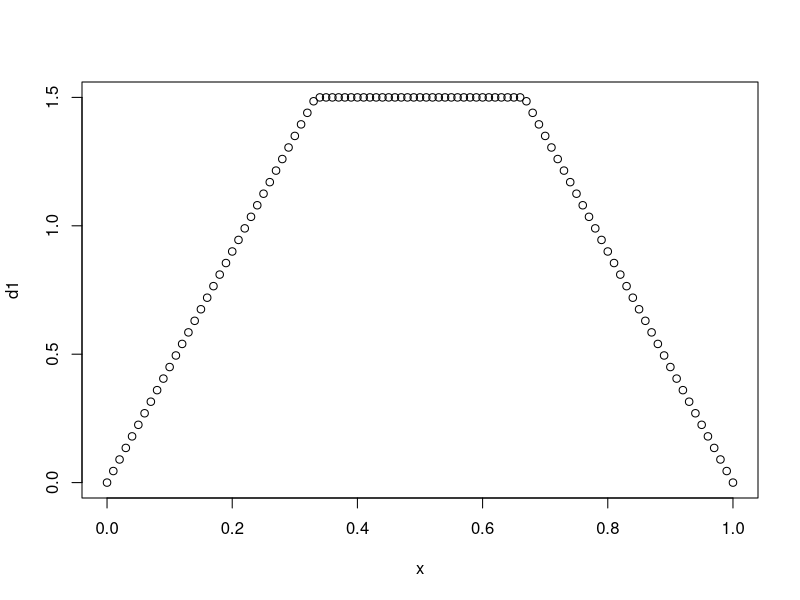

The R source for this figure:
dtrapezoid <- function(x, min = 0, mode1 = 1/3, mode2 = 2/3, max = 1, n1 = 2, 
		n3 = 2, alpha = 1)
{
	
	# Test parameters are well-formed
	max.length <- max(length(x), length(min), length(mode1), length(mode2), 
			length(max), length(n1), length(n3), length(alpha))
	
	parameters <- matrix(nrow = max.length, ncol = 8)
	tryCatch(
			{
				parameters[,1] <- x
				parameters[,2] <- min
				parameters[,3] <- mode1
				parameters[,4] <- mode2
				parameters[,5] <- max
				parameters[,6] <- n1
				parameters[,7] <- n3
				parameters[,8] <- alpha
			}, error = function(X) {
				stop(paste(" -- Aruments min, mode1, mode1, max, n1, n3, and alpha
										must be of equal length", sep=""))
			})
	
	# Function to calculate density
	dFunction <- function(x, a, b, c, d, m, n, alpha)
	{
		normalizing.constant <- 
				(2 * m * n) /
				((2 * alpha * (b - a) * n) + 
					((alpha + 1) * (c - b) * m * n) +
					(2 * (d - c) * m))
		
		if (a <= x & x < b)
		{
			normalizing.constant * 
					alpha * ((x - a) / (b - a))^(m - 1)
		} else if (b <= x & x < c)
		{
			normalizing.constant *
					(((1 - alpha) * ((x - b) / (c - b))) + alpha)
		} else if (c <= x & x < d)
		{
			normalizing.constant *
					((d - x) / (d - c))^(n - 1)
		} else
		{
			0
		}
	}
	
	# Calculate density
	out <- apply(parameters, 1, function(x)
			{
				dFunction(x = x[1], a = x[2], b = x[3], c = x[4], d = x[5], 
						m = x[6], n = x[7], alpha = x[8])
			})
	
	return(out)
}


x <- seq(0,1,0.01)
d1 <- dtrapezoid(x)
plot(x, d1)


